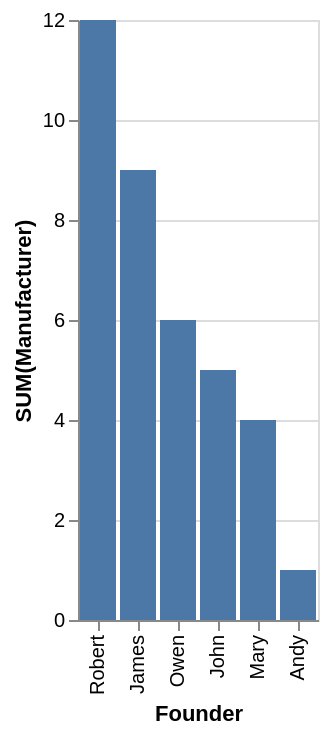

The specification (Vega-Lite) saved for this image:
### Vega-Lite specification from a JSON file in a GitHub repository (floating-point values rounded to 4 significant figures)
{"data": {"values": [{"x_data": "Andy", "y_data": 1}, {"x_data": "James", "y_data": 9}, {"x_data": "John", "y_data": 5}, {"x_data": "Mary", "y_data": 4}, {"x_data": "Owen", "y_data": 6}, {"x_data": "Robert", "y_data": 12}]}, "mark": "bar", "encoding": {"x": {"field": "x_data", "type": "nominal", "title": "Founder", "sort": {"op": "sum", "field": "y_data", "order": "descending"}}, "y": {"field": "y_data", "type": "quantitative", "title": "SUM(Manufacturer)"}}}
